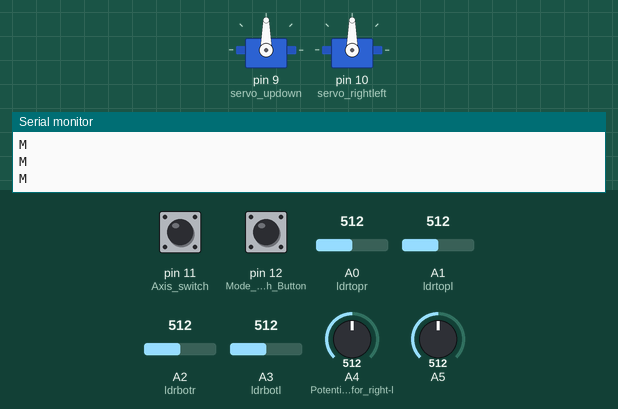
Recording of a sketch running on a simulated Arduino Uno, built with avr-gcc and run on an emulated ATmega328P. Parts: 2 × servo, the last lines printed to the serial monitor. The inputs (shaded band) are chosen by the test bench; at power-on: pin 12 (Mode_switch_Button) LOW, A0 (ldrtopr) = 512, A1 (ldrtopl) = 512, A3 (ldrbotl) = 512, pin 11 (Axis_switch) LOW, A2 (ldrbotr) = 512, A4 (Potentiometer_for_right-l) = 512, A5 = 512.

Above: at 1.2 s.
1.3 s: pin 12 (Mode_switch_Button) pulled HIGH for 0.15 s
At 2.6 s:
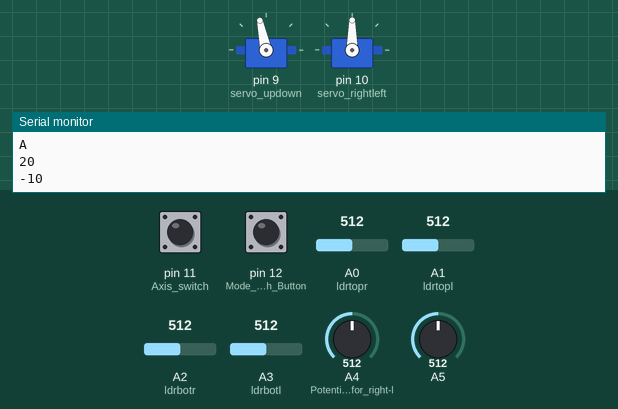
3.0 s: A0 (ldrtopr) set to 531
At 4.9 s:
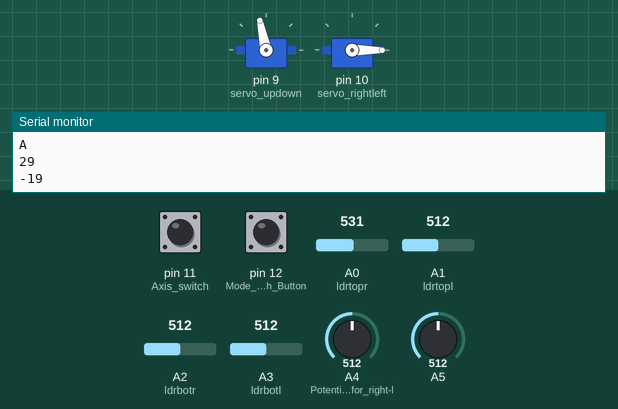
6.0 s: A1 (ldrtopl) set to 569
7.5 s: A1 (ldrtopl) set to 589
At 8.07 s:
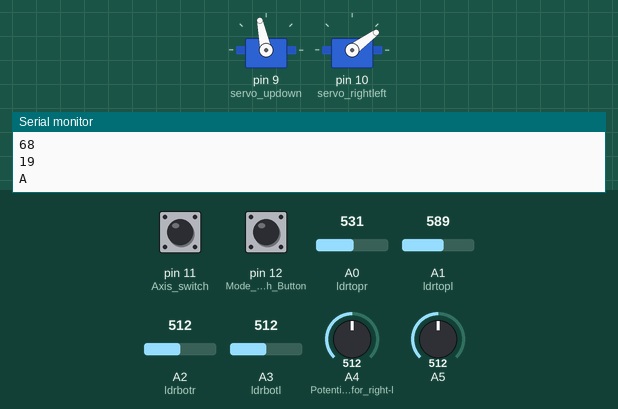
10.5 s: A3 (ldrbotl) set to 664
12.0 s: A3 (ldrbotl) set to 687
At 14.9 s:
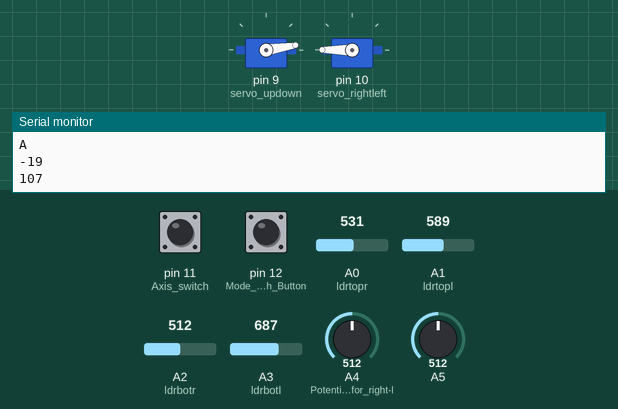
Timing chart, 0 to 16.0 s (numbered marks = the images above; inputs shaded):
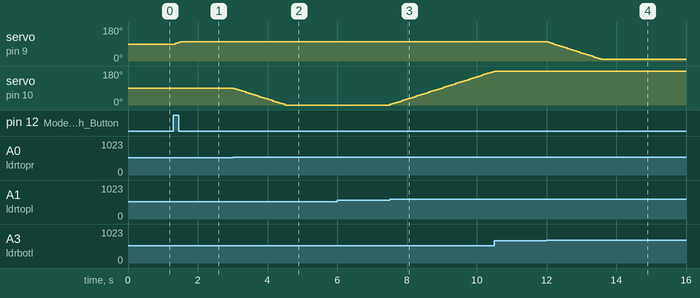

Measured:
- the behaviour switches between 521 and 522 on A0 (ldrtopr) (found by bisection; images 1 and 2)
- the behaviour switches between 579 and 580 on A1 (ldrtopl) (found by bisection; images 2 and 3)
- the behaviour switches between 677 and 678 on A3 (ldrbotl) (found by bisection; images 3 and 4)
- after the input at 1.3 s, servo on pin 9 (servo_updown): 90° → 102° after 0.06 s
- after the input at 3.0 s, servo on pin 10 (servo_rightleft): moves from 90° to 0° over 1.5 s, starting at once
- after the input at 7.5 s, servo on pin 10 (servo_rightleft): moves from 0° to 177° over 3.0 s, starting at once
- after the input at 12.0 s, servo on pin 9 (servo_updown): moves from 102° to 9° over 1.5 s, starting at once

The sketch:

solar_control.ino
```cpp
/*
Project link:
https://github.com/vic9112/MarsRover/
*/
// Servo motor library
#include <Servo.h>
// Initialize variables
int mode = 0;
int axe = 0;
int buttonState1 = 0;
int buttonState2  = 0;
int prevButtonState1 = 0;
int prevButtonState2 = 0;

int ldrtopr = A0;               // top-right LDR
int ldrtopl = A1;               // top-left LDR
int ldrbotr = A2;               // bottom-right LDR
int ldrbotl = A3;               // bottom-left  LDR
int topl = 0;
int topr = 0;
int botl = 0;
int botr = 0;

//Declare two servos
Servo servo_updown;
Servo servo_rightleft;

int  threshold_value = 15;           // measurement sensitivity

void setup()
{
  Serial.begin(9600);                                     // serial connection setup
  Serial.println("CLEARDATA");                            // clear all data that’s been place in already
  Serial.println("LABEL,t,voltage,current,power,Mode");   // define the column headings (PLX-DAQ command)

  pinMode(12, INPUT);              // Mode switch Button
  pinMode(11, INPUT);              // Axis switch
  pinMode(A4, INPUT);              // Potentiometer for right-left movement and for up-down movement

  servo_updown.attach(9);          // Servo motor up-down movement
  servo_rightleft.attach(10);      // Servo motor right-left movement
}

void loop()
{
  //  pv_power();
  char  Mode;
  float volt = analogRead(A5)*5.0/1023;
  float voltage = 2*volt;                 // Volt=(R1/R1+R2)*Voltage / R1=R2=10Ohms  => voltage=2*volt)
  float current = voltage/20;             // I=voltage/(R1+R2)
  float power  = voltage*current;
  // Serial.print("DATA,TIME,");             // PLX-DAQ command
  // Serial.print(voltage);                  // send the voltage to serial port
  // Serial.print(",");
  // Serial.print(current);                  // send the current to serial port
  // Serial.print(",");
  // Serial.print(power);                    // send the power to serial port
  // Serial.print(",");
  // Serial.print(axe);
  // Serial.print(",");

  buttonState1 = digitalRead(12);
  if (buttonState1 != prevButtonState1)  {
    if (buttonState1 == HIGH) {
      Serial.println(buttonState1);
      //Change mode and ligh up the correct  indicator
      if (mode == 1) {
        mode = 0;
      } else {
        mode = 1;
      }
    }
  }
  prevButtonState1 = buttonState1;

  delay(50);                  // Wait for 50 millisecond(s)

  if (mode == 0) {
    Mode='M';
    Serial.println(Mode);     // send Mode "Manual" to serial port
    manualsolartracker();
  } else {                    // mode automatic
    Mode = 'A';
    Serial.println(Mode);
    automaticsolartracker();  // send Mode "Automatic" to serial port
  }
}

void  automaticsolartracker(){

  // capturing analog values of each LDR
  topr= analogRead(ldrtopr);         // capturing analog value of top right LDR
  topl= analogRead(ldrtopl);         // capturing analog value of top left LDR
  botr= analogRead(ldrbotr);         // capturing analog value of bot right LDR
  botl= analogRead(ldrbotl);         // capturing analog value of bot left LDR

  // float voltage1 = topr * (5.0 / 1023.0);
  // float voltage2 = topl * (5.0 / 1023.0);
  // float voltage3 = botr * (5.0 / 1023.0);
  // float voltage4 = botl * (5.0 / 1023.0);

  // Print the voltages to the serial monitor
  // Serial.print("Voltage 1: ");
  // Serial.print(voltage1);
  // Serial.println(" V");

  // Serial.print("Voltage 2: ");
  // Serial.print(voltage2);
  // Serial.println(" V");

  // Serial.print("Voltage 3: ");
  // Serial.print(voltage3);
  // Serial.println(" V");

  // Serial.print("Voltage 4: ");
  // Serial.print(voltage4);
  // Serial.println(" V");

  // calculating average
  int avgtop = (topr + topl) / 2;     // average of top LDRs
  int avgbot = (botr + botl) / 2;     // average of bottom LDRs
  int avgleft = (topl + botl) / 2;    // average of left LDRs
  int avgright = (topr + botr) / 2;   // average of right LDRs

  // Serial.print(avgtop);
  // Serial.print("\n");
  // Serial.print(avgbot);
  // Serial.print("\n");
  // Serial.print(avgleft);
  // Serial.print("\n");
  // Serial.print(avgright);
  // Serial.print("\n");

  // Get the different
  int diffelev = avgtop - avgbot + 20;      // Get the different average betwen LDRs top and LDRs bot
  int diffazi = avgleft - avgright - 10;    // Get the different average betwen LDRs right and LDRs left

  Serial.print(diffelev);
  Serial.print("\n");
  Serial.print(diffazi);
  Serial.print("\n");

  // left-right movement of  solar tracker
  if (abs(diffazi) >= threshold_value){         // Change position only if light difference is bigger than threshold_value
    if (diffazi > 0) {
      if (servo_rightleft.read() < 180) {
        servo_rightleft.write((servo_rightleft.read() + 3));
      }
    }
    if (diffazi < 0) {
      if (servo_rightleft.read() > 0) {
        servo_rightleft.write((servo_rightleft.read() - 3));
      }
    }
  }

  // up-down movement of solar tracker
  if (abs(diffelev) >= threshold_value){        // Change position only if light difference is bigger than thethreshold_value
    if (diffelev > 0) {
      if (servo_updown.read() < 100) {
        servo_updown.write((servo_updown.read() + 3));
      }
    }
    if (diffelev < 0) {
      if (servo_updown.read() > 10) {
        servo_updown.write((servo_updown.read() - 3));
      }
    }
  }
}

void manualsolartracker(){
  buttonState2  = digitalRead(11);
  if (buttonState2 != prevButtonState2) {
    if (buttonState2  == HIGH) {
      //Change mode and ligh up the correct indicator
      if  (axe == 1) {
        axe = 0;
      } else {
        axe = 1;
      }
    }
  }
  prevButtonState2 = buttonState2;
  delay(50); // Wait for 50  millisecond(s)
  if (axe == 0) {     //control right-left movement
    servo_rightleft.write(map(analogRead(A4),  0, 1023, 0, 180));
  } else { // //control up-down movement
    servo_updown.write(map(analogRead(A4),  0, 1023, 10, 100));
  }
}
```
